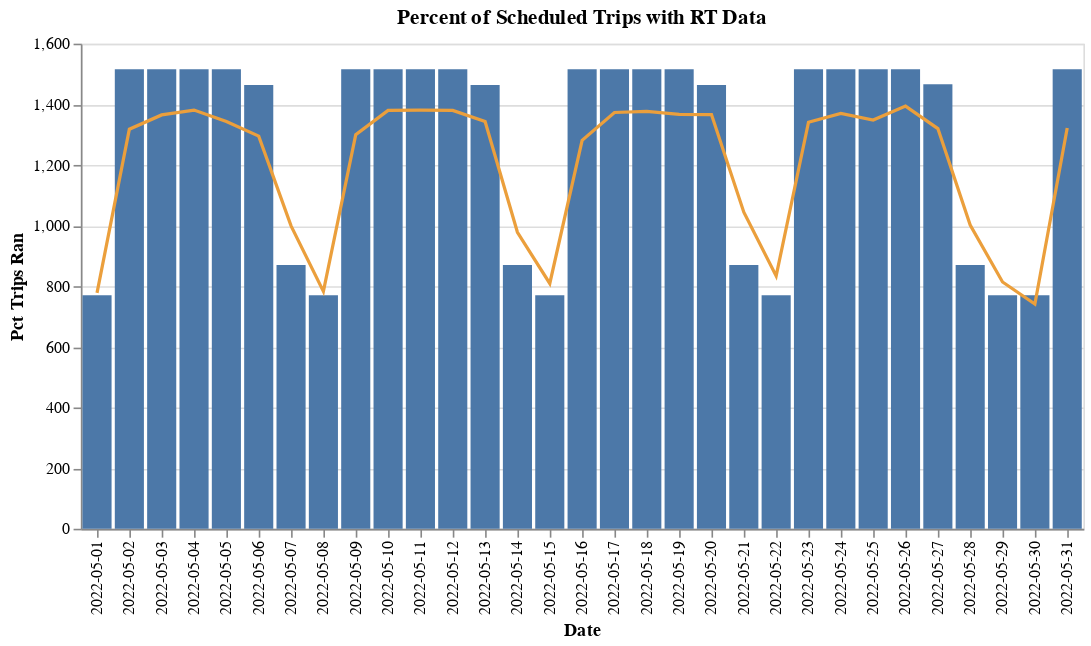

The notebook cell this image was saved under:
### Code cell
base = alt.Chart(may).encode(x=alt.X('date:O', title=_dla_utils.labeling('date')))
# bar = (alt.Chart(may)
#         .mark_bar()
#         .encode(y=alt.Y('nunique_sched', title=_dla_utils.labeling('pct_trips_ran')),
#             color=alt.Color(
#                 'nunique_sched',
#                 scale=alt.Scale(range="#2EA8CE"),
#                 legend=alt.Legend(title=(_dla_utils.labeling('pct_trips_ran')), symbolLimit=10)
#             )
#         ))

bar = base.mark_bar().encode(y=alt.Y('nunique_sched:Q', title=_dla_utils.labeling('pct_trips_ran')))

line =  base.mark_line(color='#EB9F3C').encode(
    y='nunique_rt:Q'
)

(bar + line).properties(title="Percent of Scheduled Trips with RT Data")

### Figure 1 — Vega-Lite specification as saved in the notebook (floating-point values rounded to 4 significant figures)
{"config": {"view": {"continuousWidth": 400, "continuousHeight": 300}}, "layer": [{"mark": "bar", "encoding": {"x": {"field": "date", "title": "Date", "type": "ordinal"}, "y": {"field": "nunique_sched", "title": "Pct Trips Ran", "type": "quantitative"}}}, {"mark": {"type": "line", "color": "#EB9F3C"}, "encoding": {"x": {"field": "date", "title": "Date", "type": "ordinal"}, "y": {"field": "nunique_rt", "type": "quantitative"}}}], "data": {"name": "data-2c841eea15fab1a84d1d364f489fe4aa"}, "title": "Percent of Scheduled Trips with RT Data", "$schema": "https://vega.github.io/schema/vega-lite/v4.17.0.json", "datasets": {"data-2c841eea15fab1a84d1d364f489fe4aa": [{"date": "2022-05-01", "pct_trips_ran": 0.6844, "n_have_rt": 527, "n_missing_rt": 252, "unmatched_rt": 244, "nunique_sched": 770, "nunique_rt": 778}, {"date": "2022-05-02", "pct_trips_ran": 0.7051, "n_have_rt": 1069, "n_missing_rt": 252, "unmatched_rt": 450, "nunique_sched": 1516, "nunique_rt": 1318}, {"date": "2022-05-03", "pct_trips_ran": 0.9716, "n_have_rt": 1473, "n_missing_rt": 0, "unmatched_rt": 151, "nunique_sched": 1516, "nunique_rt": 1365}, {"date": "2022-05-04", "pct_trips_ran": 0.9809, "n_have_rt": 1487, "n_missing_rt": 0, "unmatched_rt": 135, "nunique_sched": 1516, "nunique_rt": 1381}, {"date": "2022-05-05", "pct_trips_ran": 0.9598, "n_have_rt": 1455, "n_missing_rt": 0, "unmatched_rt": 173, "nunique_sched": 1516, "nunique_rt": 1343}, {"date": "2022-05-06", "pct_trips_ran": 0.9508, "n_have_rt": 1392, "n_missing_rt": 0, "unmatched_rt": 169, "nunique_sched": 1464, "nunique_rt": 1295}, {"date": "2022-05-07", "pct_trips_ran": 0.6989, "n_have_rt": 608, "n_missing_rt": 395, "unmatched_rt": 266, "nunique_sched": 870, "nunique_rt": 999}, {"date": "2022-05-08", "pct_trips_ran": 0.6545, "n_have_rt": 504, "n_missing_rt": 283, "unmatched_rt": 269, "nunique_sched": 770, "nunique_rt": 783}, {"date": "2022-05-09", "pct_trips_ran": 0.6992, "n_have_rt": 1060, "n_missing_rt": 247, "unmatched_rt": 463, "nunique_sched": 1516, "nunique_rt": 1300}, {"date": "2022-05-10", "pct_trips_ran": 0.9776, "n_have_rt": 1482, "n_missing_rt": 0, "unmatched_rt": 136, "nunique_sched": 1516, "nunique_rt": 1380}, {"date": "2022-05-11", "pct_trips_ran": 0.9776, "n_have_rt": 1482, "n_missing_rt": 0, "unmatched_rt": 135, "nunique_sched": 1516, "nunique_rt": 1381}, {"date": "2022-05-12", "pct_trips_ran": 0.9782, "n_have_rt": 1483, "n_missing_rt": 0, "unmatched_rt": 136, "nunique_sched": 1516, "nunique_rt": 1380}, {"date": "2022-05-13", "pct_trips_ran": 0.9829, "n_have_rt": 1439, "n_missing_rt": 0, "unmatched_rt": 121, "nunique_sched": 1464, "nunique_rt": 1343}, {"date": "2022-05-14", "pct_trips_ran": 0.6943, "n_have_rt": 604, "n_missing_rt": 378, "unmatched_rt": 270, "nunique_sched": 870, "nunique_rt": 978}, {"date": "2022-05-15", "pct_trips_ran": 0.6844, "n_have_rt": 527, "n_missing_rt": 286, "unmatched_rt": 244, "nunique_sched": 770, "nunique_rt": 809}, {"date": "2022-05-16", "pct_trips_ran": 0.6794, "n_have_rt": 1030, "n_missing_rt": 255, "unmatched_rt": 488, "nunique_sched": 1516, "nunique_rt": 1281}, {"date": "2022-05-17", "pct_trips_ran": 0.9749, "n_have_rt": 1478, "n_missing_rt": 0, "unmatched_rt": 143, "nunique_sched": 1516, "nunique_rt": 1373}, {"date": "2022-05-18", "pct_trips_ran": 0.9815, "n_have_rt": 1488, "n_missing_rt": 0, "unmatched_rt": 139, "nunique_sched": 1516, "nunique_rt": 1377}, {"date": "2022-05-19", "pct_trips_ran": 0.9736, "n_have_rt": 1476, "n_missing_rt": 0, "unmatched_rt": 149, "nunique_sched": 1516, "nunique_rt": 1367}, {"date": "2022-05-20", "pct_trips_ran": 1.001, "n_have_rt": 1466, "n_missing_rt": 0, "unmatched_rt": 98, "nunique_sched": 1464, "nunique_rt": 1366}, {"date": "2022-05-21", "pct_trips_ran": 0.7379, "n_have_rt": 642, "n_missing_rt": 414, "unmatched_rt": 235, "nunique_sched": 870, "nunique_rt": 1044}, {"date": "2022-05-22", "pct_trips_ran": 0.7052, "n_have_rt": 543, "n_missing_rt": 292, "unmatched_rt": 227, "nunique_sched": 770, "nunique_rt": 834}, {"date": "2022-05-23", "pct_trips_ran": 0.7216, "n_have_rt": 1094, "n_missing_rt": 255, "unmatched_rt": 430, "nunique_sched": 1516, "nunique_rt": 1341}, {"date": "2022-05-24", "pct_trips_ran": 0.9716, "n_have_rt": 1473, "n_missing_rt": 0, "unmatched_rt": 146, "nunique_sched": 1516, "nunique_rt": 1370}, {"date": "2022-05-25", "pct_trips_ran": 0.9565, "n_have_rt": 1450, "n_missing_rt": 0, "unmatched_rt": 168, "nunique_sched": 1516, "nunique_rt": 1348}, {"date": "2022-05-26", "pct_trips_ran": 0.9868, "n_have_rt": 1496, "n_missing_rt": 0, "unmatched_rt": 122, "nunique_sched": 1516, "nunique_rt": 1394}, {"date": "2022-05-27", "pct_trips_ran": 0.9666, "n_have_rt": 1417, "n_missing_rt": 0, "unmatched_rt": 146, "nunique_sched": 1466, "nunique_rt": 1320}, {"date": "2022-05-28", "pct_trips_ran": 0.7069, "n_have_rt": 615, "n_missing_rt": 391, "unmatched_rt": 258, "nunique_sched": 870, "nunique_rt": 1002}, {"date": "2022-05-29", "pct_trips_ran": 0.726, "n_have_rt": 559, "n_missing_rt": 259, "unmatched_rt": 214, "nunique_sched": 770, "nunique_rt": 814}, {"date": "2022-05-30", "pct_trips_ran": 1.039, "n_have_rt": 800, "n_missing_rt": 0, "unmatched_rt": 29, "nunique_sched": 770, "nunique_rt": 741}, {"date": "2022-05-31", "pct_trips_ran": 0.7038, "n_have_rt": 1067, "n_missing_rt": 256, "unmatched_rt": 449, "nunique_sched": 1516, "nunique_rt": 1322}]}}
